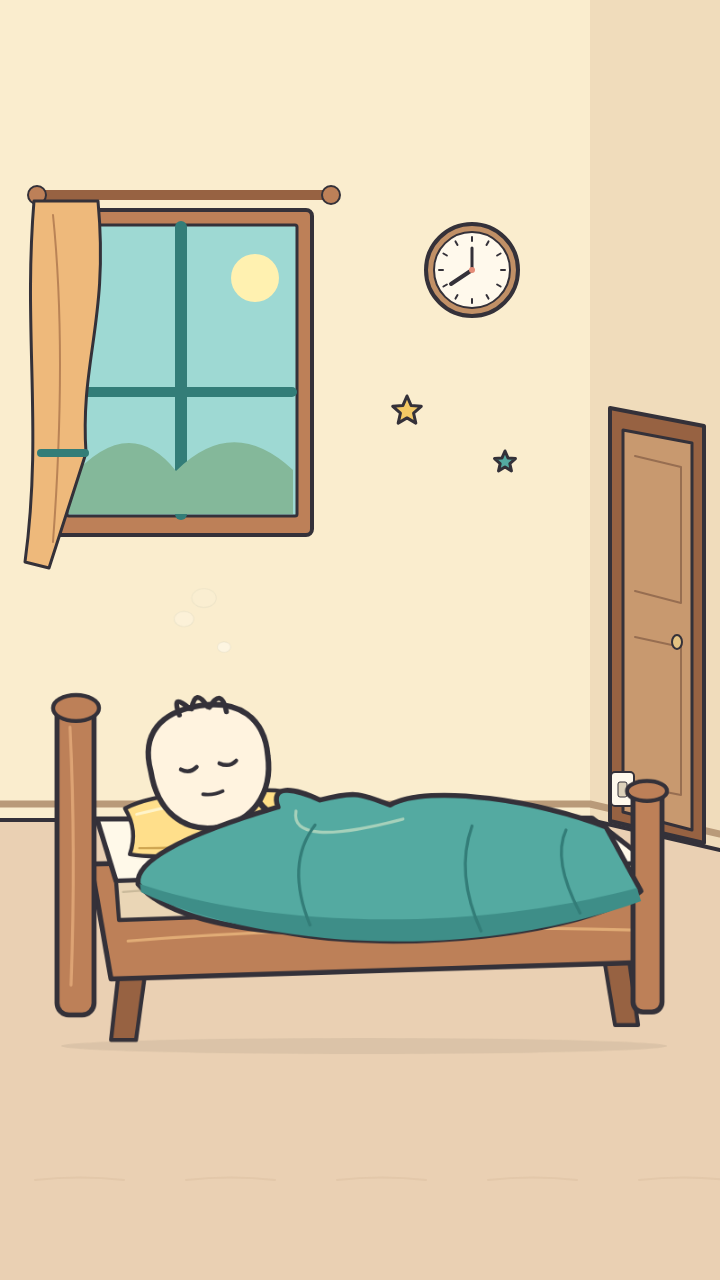
#> input picture test/images/01_ngu-nuong.png, 720 x 1280 px; its folder holds only this picture in this run
$ python -i delete_logo.py   (imports and definitions only)
#> lines starting #> are read from the running program, lines starting #| are printed output that depends on the picture
"""LaMa logo removal. Importing this module never downloads or loads a model."""
from pathlib import Path
import math

ROOT = Path(__file__).resolve().parents[2]
MODEL_PATH = ROOT / ".cache" / "models" / "lama" / "lama_fp32.onnx"
_SESSION = None


def get_session(model_path=None):
    global _SESSION
    import onnxruntime as ort
    path = Path(model_path or MODEL_PATH)
    if not path.is_file():
        raise FileNotFoundError(f"Thiếu model LaMa: {path}. Đặt model ở .cache/models/lama/lama_fp32.onnx.")
    if _SESSION is None:
        options = ort.SessionOptions()
        options.intra_op_num_threads = 2
        _SESSION = ort.InferenceSession(str(path), sess_options=options, providers=["CPUExecutionProvider"])
    return _SESSION


def region_pixels(region, width, height, padding=0):
    """Same floor/ceil semantics as the web preview; coordinates are normalized."""
    x = max(0, math.floor(region["x"] * width) - padding)
    y = max(0, math.floor(region["y"] * height) - padding)
    right = min(width, math.ceil((region["x"] + region["width"]) * width) + padding)
    bottom = min(height, math.ceil((region["y"] + region["height"]) * height) + padding)
    if right <= x or bottom <= y:
        raise ValueError("Vùng xóa logo không hợp lệ.")
    return x, y, right, bottom


def inpaint_array(img, region, padding=4, feather=2, context=96, session=None):
    import cv2
    import numpy as np
    height, width = img.shape[:2]
    x, y, right, bottom = region_pixels(region, width, height, padding)
    # Center a crop around the mask, rather than assuming bottom-right.
    crop_w = min(width, max(512, right-x+context*2))
    crop_h = min(height, max(512, bottom-y+context*2))
    left = max(0, min(width-crop_w, (x+right-crop_w)//2))
    top = max(0, min(height-crop_h, (y+bottom-crop_h)//2))
    crop = img[top:top+crop_h, left:left+crop_w, :3]
    mask = np.zeros((crop_h, crop_w), dtype=np.uint8)
    mask[y-top:bottom-top, x-left:right-left] = 255
    rgb = cv2.cvtColor(cv2.resize(crop, (512, 512)), cv2.COLOR_BGR2RGB).astype(np.float32)/255.0
    mask_small = cv2.resize(mask, (512, 512), interpolation=cv2.INTER_NEAREST)
    # Preserve sub-pixel masks when a small box is downscaled into a large crop.
    sx = max(0, min(511, math.floor((x-left)*512/crop_w)))
    sy = max(0, min(511, math.floor((y-top)*512/crop_h)))
    ex = max(sx+1, min(512, math.ceil((right-left)*512/crop_w)))
    ey = max(sy+1, min(512, math.ceil((bottom-top)*512/crop_h)))
    mask_small[sy:ey, sx:ex] = 255
    model = session or get_session()
    out = model.run(None, {
        "image": np.transpose(rgb, (2, 0, 1))[None, ...],
        "mask": (mask_small[None, None, ...] > 0).astype(np.float32),
    })[0][0]
    result = np.transpose(out, (1, 2, 0))
    if not np.isfinite(result).all():
        raise ValueError("LaMa trả ảnh không hợp lệ.")
    result = cv2.cvtColor(np.clip(result, 0, 255).astype(np.uint8), cv2.COLOR_RGB2BGR)
    result = cv2.resize(result, (crop_w, crop_h), interpolation=cv2.INTER_CUBIC)
    blend = mask.astype(np.float32)/255.0
    if feather:
        kernel = int(feather)*2+1
        # Blend inward: pixels outside the displayed padded region remain identical.
        blend = cv2.GaussianBlur(blend, (kernel, kernel), 0)*blend
    output = img.copy()
    output[top:top+crop_h, left:left+crop_w, :3] = np.round(result*blend[..., None]+crop*(1-blend[..., None])).astype(np.uint8)
    return output


def read_image(path):
    import cv2
    import numpy as np
    from PIL import Image, ImageOps
    with Image.open(path) as source:
        if source.width * source.height > 40_000_000:
            raise ValueError("Ảnh nguồn tối đa 40 megapixel.")
        source = ImageOps.exif_transpose(source)
        alpha = source.mode in ("RGBA", "LA") or "transparency" in source.info
        pixels = np.array(source.convert("RGBA" if alpha else "RGB"))
        return cv2.cvtColor(pixels, cv2.COLOR_RGBA2BGRA if alpha else cv2.COLOR_RGB2BGR)


def remove_logo(image_path, output_path, logo_w_ratio=0.052, logo_h_ratio=0.085,
                margin_x_ratio=0.065, margin_y_ratio=0.115, *, region=None,
                padding=4, feather=2, context=96):
    import cv2
    region = region or {"x": 1-logo_w_ratio-margin_x_ratio, "y": 1-logo_h_ratio-margin_y_ratio, "width": logo_w_ratio, "height": logo_h_ratio}
    result = inpaint_array(read_image(image_path), region, padding, feather, context)
#> in read_image, source is the input picture: PIL image 720x1280 RGBA; mean R, G, B, A 214.4, 203.7, 175.8, 255
#> in read_image, `alpha = source.mode in ("RGBA", "LA") or "transparency" in source.info`: alpha = True
#> in inpaint_array, `height, width = img.shape[:2]`: height = 1280; width = 720
#> in region_pixels, `x = max(0, math.floor(region["x"] * width) - padding)`: x = 631
#> in region_pixels, `y = max(0, math.floor(region["y"] * height) - padding)`: y = 1020
#> in region_pixels, `right = min(width, math.ceil((region["x"] + region["width"]) * width) ..`: right = 678
#> in region_pixels, `bottom = min(height, math.ceil((region["y"] + region["height"]) * heig..`: bottom = 1137
#> in inpaint_array, `x, y, right, bottom = region_pixels(region, width, height, padding)`: x = 631; y = 1020; right = 678; bottom = 1137
#> in inpaint_array, `crop_w = min(width, max(512, right-x+context*2))`: crop_w = 512
#> in inpaint_array, `left = max(0, min(width-crop_w, (x+right-crop_w)//2))`: left = 208
#> in inpaint_array, `top = max(0, min(height-crop_h, (y+bottom-crop_h)//2))`: top = 768
#> in inpaint_array, `crop = img[top:top+crop_h, left:left+crop_w, :3]`:
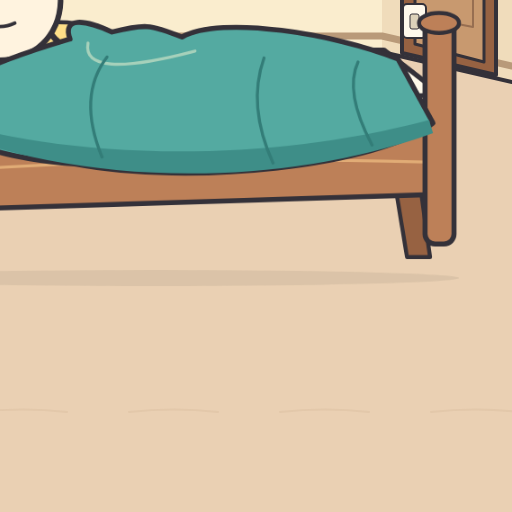
#> crop: shape (512, 512, 3); mean B, G, R 162.7, 187.1, 192.7
#> in inpaint_array, `rgb = cv2.cvtColor(cv2.resize(crop, (512, 512)), cv2.COLOR_BGR2RGB).as..`:
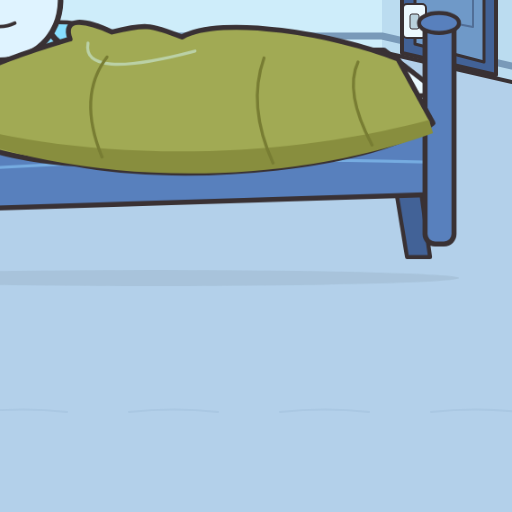
#> rgb: shape (512, 512, 3) float32; mean B, G, R 0.756, 0.732, 0.638
#> in inpaint_array, `sx = max(0, min(511, math.floor((x-left)*512/crop_w)))`: sx = 423
#> in inpaint_array, `sy = max(0, min(511, math.floor((y-top)*512/crop_h)))`: sy = 252
#> in inpaint_array, `ex = max(sx+1, min(512, math.ceil((right-left)*512/crop_w)))`: ex = 470
#> in inpaint_array, `ey = max(sy+1, min(512, math.ceil((bottom-top)*512/crop_h)))`: ey = 369
    Path(output_path).parent.mkdir(parents=True, exist_ok=True)
    if not cv2.imwrite(str(output_path), result):
        raise RuntimeError("Không ghi được ảnh kết quả.")
    return str(output_path)


def batch_process(input_dir, output_dir):
    for path in sorted(Path(input_dir).iterdir()):
        if path.suffix.lower() in (".png", ".jpg", ".jpeg", ".webp"):
            remove_logo(path, Path(output_dir)/path.name)


# [2 lines not run here, left out]

#> (the run stopped early here; a loop or call above may not have finished)

$ run again, on test/images/02_noi-vao-quat.png
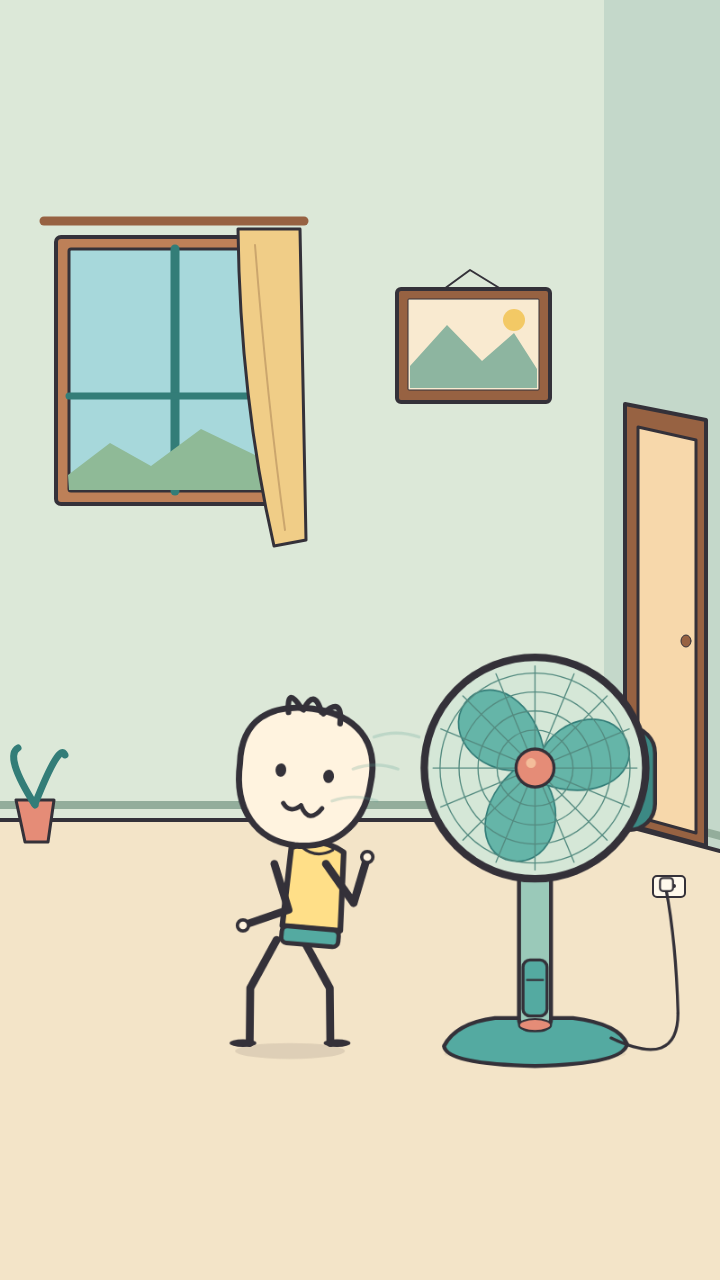
#> input picture test/images/02_noi-vao-quat.png, 720 x 1280 px
#> in read_image, source is the input picture: PIL image 720x1280 RGBA; mean R, G, B, A 212.3, 215.5, 195.1, 255
#> alpha = True
#> height = 1280; width = 720
#> in region_pixels, `x = max(0, math.floor(region["x"] * width) - padding)`: x = 631
#> in region_pixels, `y = max(0, math.floor(region["y"] * height) - padding)`: y = 1020
#> in region_pixels, `right = min(width, math.ceil((region["x"] + region["width"]) * width) ..`: right = 678
#> in region_pixels, `bottom = min(height, math.ceil((region["y"] + region["height"]) * heig..`: bottom = 1137
#> in inpaint_array, `x, y, right, bottom = region_pixels(region, width, height, padding)`: x = 631; y = 1020; right = 678; bottom = 1137
#> crop_w = 512
#> left = 208
#> top = 768
#> in inpaint_array, `crop = img[top:top+crop_h, left:left+crop_w, :3]`:
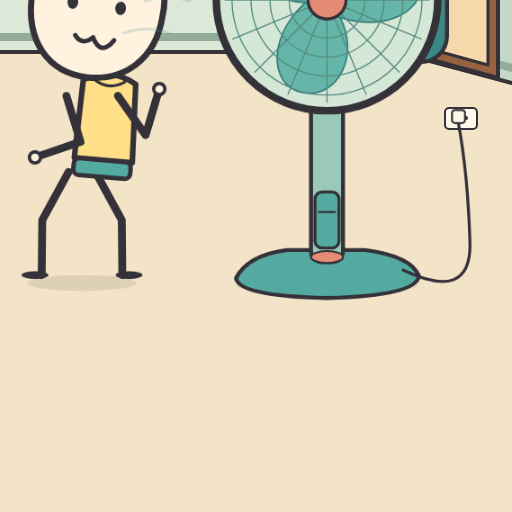
#> crop: shape (512, 512, 3); mean B, G, R 188.4, 213.1, 220
#> in inpaint_array, `rgb = cv2.cvtColor(cv2.resize(crop, (512, 512)), cv2.COLOR_BGR2RGB).as..`:
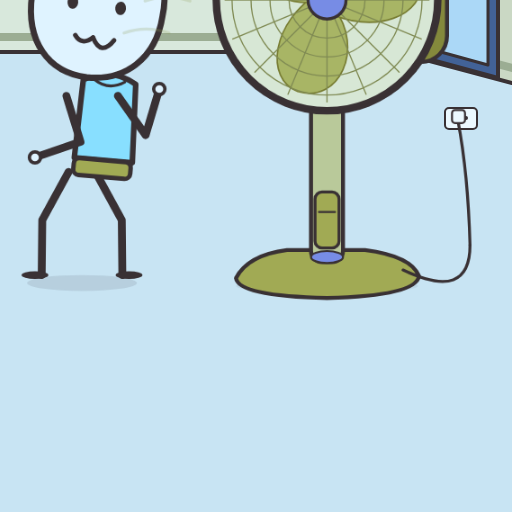
#> rgb: shape (512, 512, 3) float32; mean B, G, R 0.863, 0.833, 0.737
#> sx = 423
#> sy = 252
#> ex = 470
#> ey = 369

$ run again, on test/images/03_trum-chan.png
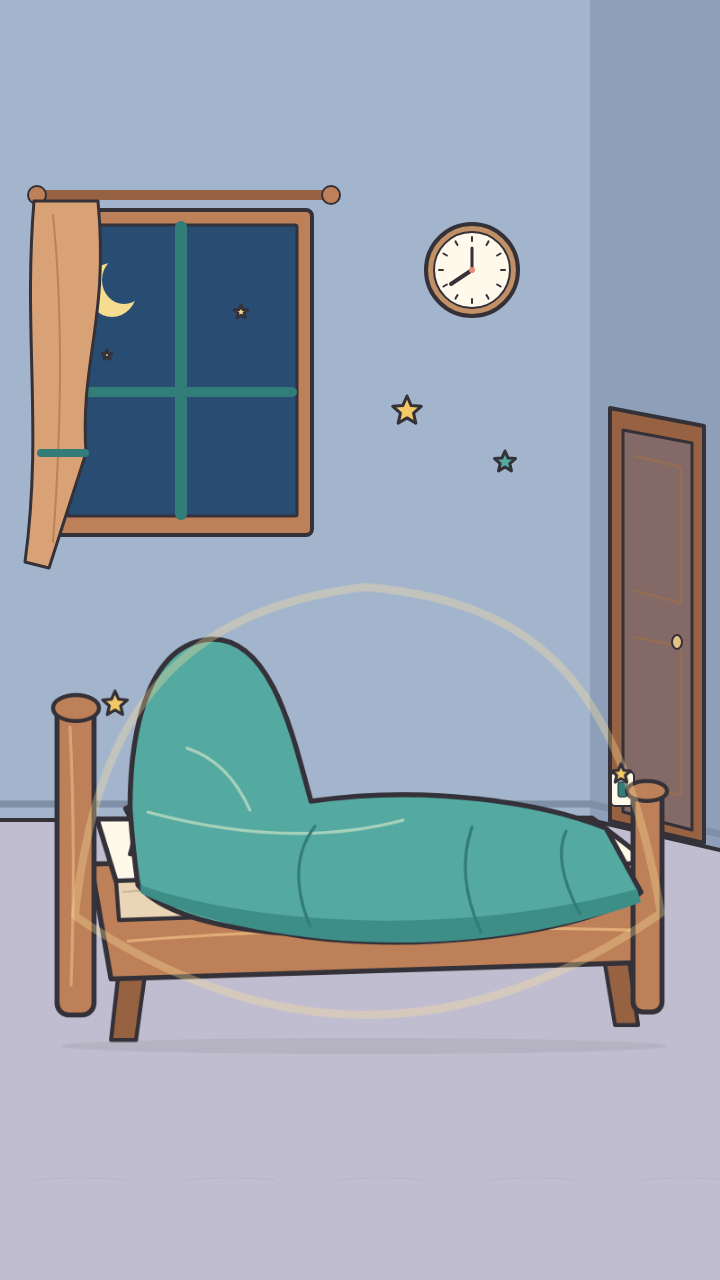
#> input picture test/images/03_trum-chan.png, 720 x 1280 px
#> in read_image, source is the input picture: PIL image 720x1280 RGBA; mean R, G, B, A 151.9, 163.3, 176, 255
#> alpha = True
#> height = 1280; width = 720
#> in region_pixels, `x = max(0, math.floor(region["x"] * width) - padding)`: x = 631
#> in region_pixels, `y = max(0, math.floor(region["y"] * height) - padding)`: y = 1020
#> in region_pixels, `right = min(width, math.ceil((region["x"] + region["width"]) * width) ..`: right = 678
#> in region_pixels, `bottom = min(height, math.ceil((region["y"] + region["height"]) * heig..`: bottom = 1137
#> in inpaint_array, `x, y, right, bottom = region_pixels(region, width, height, padding)`: x = 631; y = 1020; right = 678; bottom = 1137
#> crop_w = 512
#> left = 208
#> top = 768
#> in inpaint_array, `crop = img[top:top+crop_h, left:left+crop_w, :3]`:
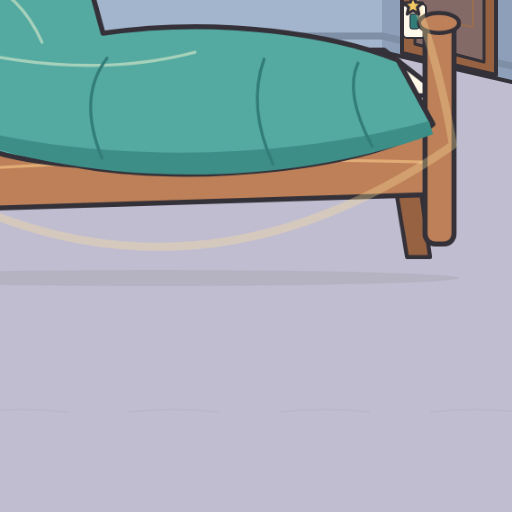
#> crop: shape (512, 512, 3); mean B, G, R 180.1, 172.8, 160.9
#> in inpaint_array, `rgb = cv2.cvtColor(cv2.resize(crop, (512, 512)), cv2.COLOR_BGR2RGB).as..`:
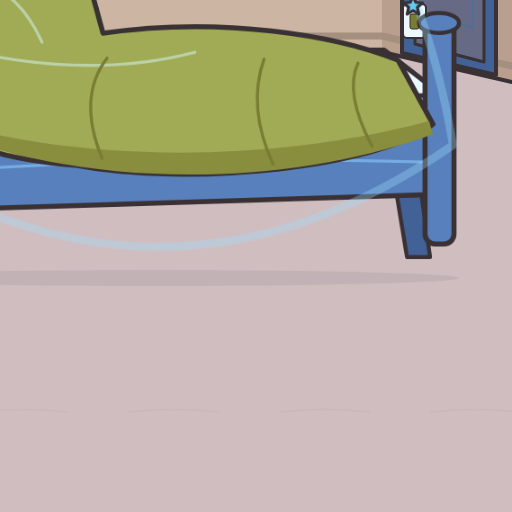
#> rgb: shape (512, 512, 3) float32; mean B, G, R 0.63, 0.676, 0.705
#> sx = 423
#> sy = 252
#> ex = 470
#> ey = 369
